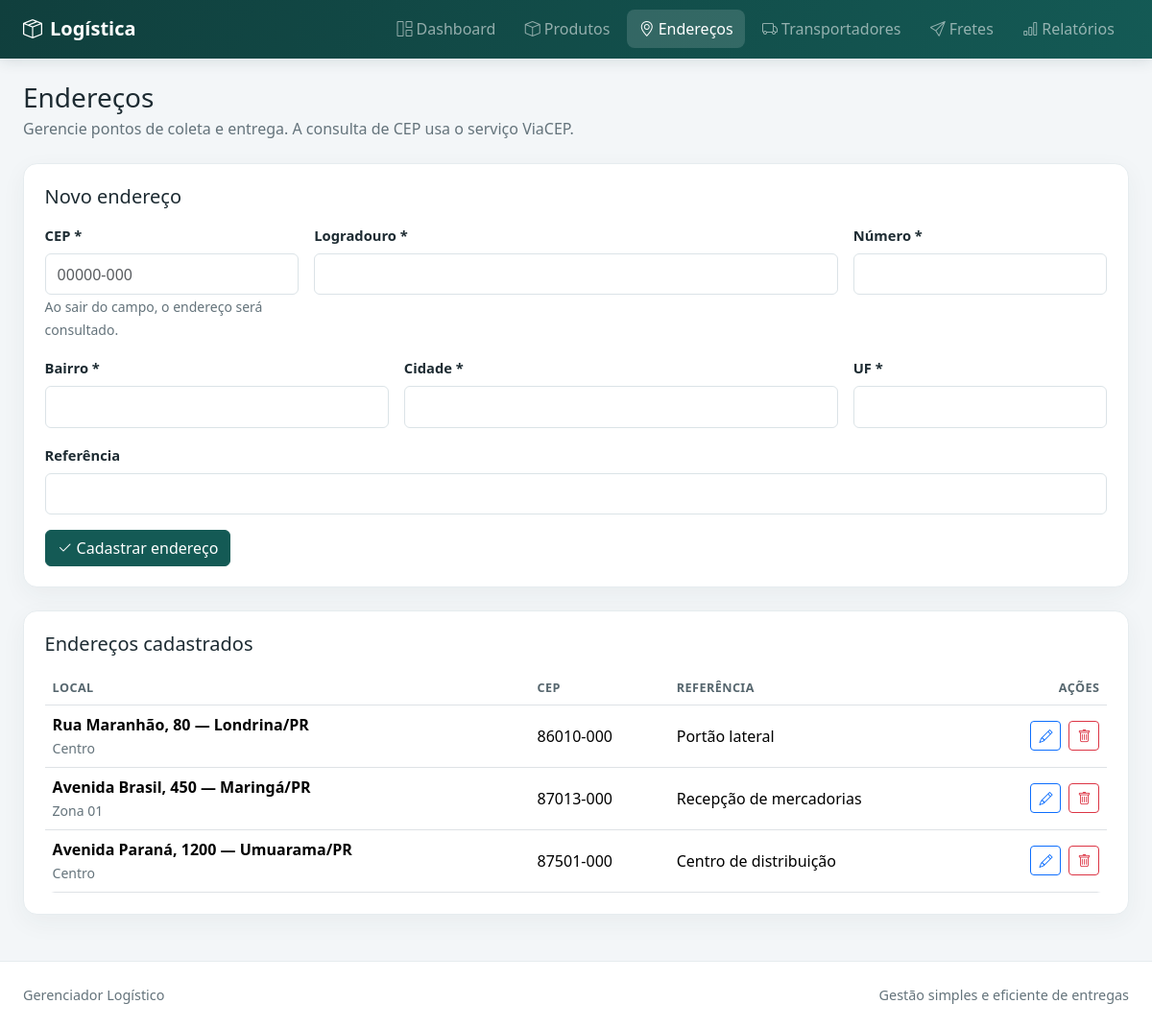
/pages/enderecos.php, run on the app's committed database.
### tables this page shows
CREATE TABLE IF NOT EXISTS enderecos (
    id INT UNSIGNED AUTO_INCREMENT PRIMARY KEY,
    cep CHAR(9) NOT NULL,
    logradouro VARCHAR(180) NOT NULL,
    numero VARCHAR(30) NOT NULL,
    bairro VARCHAR(120) NOT NULL,
    cidade VARCHAR(120) NOT NULL,
    uf CHAR(2) NOT NULL,
    referencia VARCHAR(255) NULL
);

### includes/funcoes.php (called while the page is built, shortened)
<?php
function e(mixed $value): string
{
    return htmlspecialchars((string) $value, ENT_QUOTES | ENT_SUBSTITUTE, 'UTF-8');
}
function enderecoLegivel(array $endereco): string
{
    return trim($endereco['logradouro'] . ', ' . $endereco['numero'] . ' — ' . $endereco['cidade'] . '/' . $endereco['uf']);
}

### pages/enderecos.php (the view, shortened to what this page needs)
<?php
require_once __DIR__ . '/../config/conexao.php';
require_once __DIR__ . '/../includes/funcoes.php';
$paginaAtiva = 'enderecos';
$enderecoEdicao = null;
$enderecos = $pdo->query('SELECT * FROM enderecos ORDER BY cidade, logradouro, numero')->fetchAll();
require __DIR__ . '/../includes/header.php';
?>
<div class="page-heading"><h1 class="h3 mb-1">Endereços</h1><p class="mb-0">Gerencie pontos de coleta e entrega. A consulta de CEP usa o serviço ViaCEP.</p></div>
<section class="panel mb-4">
    <h2 class="h5 mb-3"><?= $enderecoEdicao ? 'Editar endereço' : 'Novo endereço' ?></h2>
    <form action="../actions/endereco_action.php" method="post">
        <div class="row g-3">
            <div class="col-sm-4 col-lg-3"><label class="form-label" for="cep">CEP *</label><input class="form-control" id="cep" name="cep" data-viacep inputmode="numeric" autocomplete="postal-code" placeholder="00000-000" maxlength="9" required value="<?= e($enderecoEdicao['cep'] ?? '') ?>"><small class="text-muted" data-viacep-feedback>Ao sair do campo, o endereço será consultado.</small></div>
            <div class="col-sm-8 col-lg-6"><label class="form-label" for="logradouro">Logradouro *</label><input class="form-control" id="logradouro" name="logradouro" maxlength="180" required value="<?= e($enderecoEdicao['logradouro'] ?? '') ?>"></div>
            <div class="col-sm-4 col-lg-3"><label class="form-label" for="numero">Número *</label><input class="form-control" id="numero" name="numero" maxlength="30" required value="<?= e($enderecoEdicao['numero'] ?? '') ?>"></div>
            <div class="col-sm-6 col-lg-4"><label class="form-label" for="bairro">Bairro *</label><input class="form-control" id="bairro" name="bairro" maxlength="120" required value="<?= e($enderecoEdicao['bairro'] ?? '') ?>"></div>
            <div class="col-sm-6 col-lg-5"><label class="form-label" for="cidade">Cidade *</label><input class="form-control" id="cidade" name="cidade" maxlength="120" required value="<?= e($enderecoEdicao['cidade'] ?? '') ?>"></div>
            <div class="col-sm-4 col-lg-3"><label class="form-label" for="uf">UF *</label><input class="form-control text-uppercase" id="uf" name="uf" maxlength="2" minlength="2" required value="<?= e($enderecoEdicao['uf'] ?? '') ?>"></div>
            <div class="col-12"><label class="form-label" for="referencia">Referência</label><input class="form-control" id="referencia" name="referencia" maxlength="255" value="<?= e($enderecoEdicao['referencia'] ?? '') ?>"></div>
            <div class="col-12 d-flex gap-2"><button class="btn btn-primary" type="submit"><i class="bi bi-check2 me-1"></i><?= $enderecoEdicao ? 'Salvar alterações' : 'Cadastrar endereço' ?></button></div>
        </div>
    </form>
</section>
<section class="panel">
    <h2 class="h5 mb-3">Endereços cadastrados</h2>
    <div class="table-responsive"><table class="table table-hover mb-0">
        <thead><tr><th>Local</th><th>CEP</th><th>Referência</th><th class="text-end">Ações</th></tr></thead>
        <tbody>
        <?php foreach ($enderecos as $endereco): ?>
            <tr><td><div class="fw-semibold"><?= e(enderecoLegivel($endereco)) ?></div><small class="text-muted"><?= e($endereco['bairro']) ?></small></td><td><?= e($endereco['cep']) ?></td><td><?= e($endereco['referencia'] ?: '—') ?></td><td><div class="d-flex justify-content-end gap-2"><a class="btn btn-sm btn-outline-primary" href="?editar=<?= (int) $endereco['id'] ?>" aria-label="Editar endereço"><i class="bi bi-pencil"></i></a><form action="../actions/endereco_action.php" method="post"><input type="hidden" name="csrf_token" value="<?= e(csrfToken()) ?>"><input type="hidden" name="acao" value="excluir"><input type="hidden" name="id" value="<?= (int) $endereco['id'] ?>"><button class="btn btn-sm btn-outline-danger" type="submit" data-confirm="Excluir este endereço? Endereços usados em fretes não podem ser excluídos." aria-label="Excluir endereço"><i class="bi bi-trash"></i></button></form></div></td></tr>
        <?php endforeach; ?>
        </tbody>
    </table></div>
</section>
<?php require __DIR__ . '/../includes/footer.php'; ?>

### includes/header.php (shortened to what this page needs)
<?php
require_once __DIR__ . '/funcoes.php';
$scriptPath = str_replace('\\', '/', $_SERVER['SCRIPT_NAME'] ?? '');
$prefixo = str_contains($scriptPath, '/pages/') ? '..' : '.';
$paginaAtiva = $paginaAtiva ?? '';
?>
<!doctype html>
<html lang="pt-BR">
<head>
    <link href="https://cdn.jsdelivr.net/npm/bootstrap@5.3.3/dist/css/bootstrap.min.css" rel="stylesheet">
    <link href="https://cdn.jsdelivr.net/npm/bootstrap-icons@1.11.3/font/bootstrap-icons.min.css" rel="stylesheet">
    <link href="<?= e($prefixo) ?>/assets/css/style.css" rel="stylesheet">
</head>
<body>
<nav class="navbar navbar-expand-lg navbar-dark app-navbar">
    <div class="container-fluid px-lg-4">
        <a class="navbar-brand fw-semibold" href="<?= e($prefixo) ?>/index.php">
            <i class="bi bi-box-seam me-2"></i>Logística
        </a>
        <div class="collapse navbar-collapse" id="menuPrincipal">
            <ul class="navbar-nav ms-auto">
                <?php
                $itensMenu = [
                    'dashboard' => ['Dashboard', '/index.php', 'bi-grid-1x2'],
                    'produtos' => ['Produtos', '/pages/produtos.php', 'bi-box'],
                    'enderecos' => ['Endereços', '/pages/enderecos.php', 'bi-geo-alt'],
                    'transportadores' => ['Transportadores', '/pages/transportadores.php', 'bi-truck'],
                    'fretes' => ['Fretes', '/pages/fretes.php', 'bi-send'],
                    'relatorio' => ['Relatórios', '/pages/relatorio.php', 'bi-bar-chart'],
                ];
                foreach ($itensMenu as $chave => [$rotulo, $link, $icone]):
                ?>
                <li class="nav-item">
                    <a class="nav-link <?= $paginaAtiva === $chave ? 'active' : '' ?>" <?= $paginaAtiva === $chave ? 'aria-current="page"' : '' ?> href="<?= e($prefixo . $link) ?>">
                        <i class="bi <?= e($icone) ?> me-1"></i><?= e($rotulo) ?>
                    </a>
                </li>
                <?php endforeach; ?>
            </ul>
        </div>
    </div>
</nav>
<main class="container-fluid app-container px-3 px-lg-4 py-4">

### includes/footer.php (shortened to what this page needs)
</main>
<footer class="app-footer py-4 mt-4">
    <div class="container-fluid px-lg-4 d-flex flex-column flex-sm-row justify-content-between gap-2">
        <span>Gerenciador Logístico</span>
        <span>Gestão simples e eficiente de entregas</span>
    </div>
</footer>
</body>
</html>

### assets/css/style.css (style rules this page uses)
:root { --brand: #145a55; --brand-dark: #103f3d; --surface: #ffffff; --page: #f3f6f8; --ink: #1d2b32; --muted: #64737b; }
body { min-height: 100vh; display: flex; flex-direction: column; background: var(--page); color: var(--ink); }
.app-navbar { background: linear-gradient(110deg, var(--brand-dark), var(--brand)); box-shadow: 0 3px 14px rgb(22 51 58 / 12%); }
.navbar-nav .nav-link { border-radius: .5rem; margin: .15rem; padding-inline: .8rem !important; }
.navbar-nav .nav-link.active, .navbar-nav .nav-link:hover { background: rgb(255 255 255 / 14%); color: #fff; }
.app-container { flex: 1; max-width: 1600px; }
.page-heading { margin-bottom: 1.5rem; }
.page-heading p, .text-muted { color: var(--muted) !important; }
.panel, .kpi-card { background: var(--surface); border: 1px solid #e6ecef; border-radius: .9rem; box-shadow: 0 8px 26px rgb(32 54 62 / 5%); }
.panel { padding: 1.35rem; }
.table { --bs-table-bg: transparent; vertical-align: middle; }
.table thead th { color: #56666e; font-size: .79rem; font-weight: 700; letter-spacing: .035em; text-transform: uppercase; white-space: nowrap; }
.table-responsive { border-radius: .65rem; }
.form-label { font-weight: 600; font-size: .92rem; }
.form-control, .form-select { min-height: 2.7rem; border-color: #dbe3e7; }
.btn-primary { --bs-btn-bg: var(--brand); --bs-btn-border-color: var(--brand); --bs-btn-hover-bg: var(--brand-dark); --bs-btn-hover-border-color: var(--brand-dark); --bs-btn-active-bg: var(--brand-dark); }
.app-footer { background: #fff; border-top: 1px solid #e6ecef; color: var(--muted); font-size: .9rem; }

### data on the page
enderecos: enderecoLegivel($endereco) "Rua Maranhão, 80 — Londrina/PR", bairro "Centro", cep "86010-000", referencia "Portão lateral"
enderecos: enderecoLegivel($endereco) "Avenida Brasil, 450 — Maringá/PR", bairro "Zona 01", cep "87013-000", referencia "Recepção de mercadorias"
enderecos: enderecoLegivel($endereco) "Avenida Paraná, 1200 — Umuarama/PR", bairro "Centro", cep "87501-000", referencia "Centro de distribuição"

### other printed values
$rotulo "Dashboard"
$rotulo "Produtos"
$rotulo "Endereços"
$rotulo "Transportadores"
$rotulo "Fretes"
$rotulo "Relatórios"
